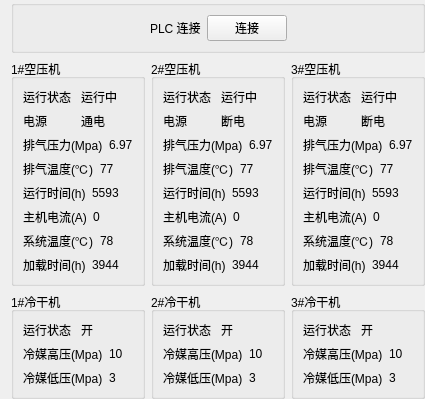
        <widget class="QWidget" name="main_p">
         <layout class="QVBoxLayout" name="verticalLayout_9" stretch="1,5,2">
          <property name="topMargin">
           <number>0</number>
          </property>
          <property name="rightMargin">
           <number>0</number>
          </property>
          <property name="bottomMargin">
           <number>0</number>
          </property>
          <item>
           <widget class="QGroupBox" name="groupBox_25">
            <property name="title">
             <string/>
            </property>
            <layout class="QGridLayout" name="gridLayout_20">
             <item row="0" column="0">
              <layout class="QHBoxLayout" name="horizontalLayout_77">
               <item>
                <spacer name="horizontalSpacer_5">
                 <property name="orientation">
                  <enum>Qt::Horizontal</enum>
                 </property>
                 <property name="sizeHint" stdset="0">
                  <size>
                   <width>40</width>
                   <height>20</height>
                  </size>
                 </property>
                </spacer>
               </item>
               <item>
                <widget class="QLabel" name="label_38">
                 <property name="text">
                  <string>PLC 连接</string>
                 </property>
                </widget>
               </item>
               <item>
                <widget class="QPushButton" name="connectPLCBtn">
                 <property name="text">
                  <string>连接</string>
                 </property>
                </widget>
               </item>
               <item>
                <spacer name="horizontalSpacer_4">
                 <property name="orientation">
                  <enum>Qt::Horizontal</enum>
                 </property>
                 <property name="sizeHint" stdset="0">
                  <size>
                   <width>40</width>
                   <height>20</height>
                  </size>
                 </property>
                </spacer>
               </item>
              </layout>
             </item>
            </layout>
           </widget>
          </item>
          <item>
           <layout class="QHBoxLayout" name="horizontalLayout_56">
            <item>
             <widget class="QGroupBox" name="groupBox_10">
              <property name="title">
               <string>1#空压机</string>
              </property>
              <layout class="QGridLayout" name="gridLayout_11">
               <item row="7" column="0">
                <layout class="QHBoxLayout" name="horizontalLayout_41">
                 <item>
                  <widget class="QLabel" name="label_63">
                   <property name="text">
                    <string>加载时间(h)</string>
                   </property>
                  </widget>
                 </item>
                 <item>
                  <widget class="QLabel" name="uploadT1">
                   <property name="text">
                    <string>3944</string>
                   </property>
                  </widget>
                 </item>
                </layout>
               </item>
               <item row="4" column="0">
                <layout class="QHBoxLayout" name="horizontalLayout_38">
                 <item>
                  <widget class="QLabel" name="label_61">
                   <property name="text">
                    <string>运行时间(h)</string>
                   </property>
                  </widget>
                 </item>
                 <item>
                  <widget class="QLabel" name="runningT1">
                   <property name="text">
                    <string>5593</string>
                   </property>
                  </widget>
                 </item>
                </layout>
               </item>
               <item row="3" column="0">
                <layout class="QHBoxLayout" name="horizontalLayout_37">
                 <item>
                  <widget class="QLabel" name="label_59">
                   <property name="text">
                    <string>排气温度(℃)</string>
                   </property>
                  </widget>
                 </item>
                 <item>
                  <widget class="QLabel" name="ventingT1">
                   <property name="text">
                    <string>77</string>
                   </property>
                  </widget>
                 </item>
                </layout>
               </item>
               <item row="2" column="0">
                <layout class="QHBoxLayout" name="horizontalLayout_36">
                 <item>
                  <widget class="QLabel" name="label_58">
                   <property name="text">
                    <string>排气压力(Mpa)</string>
                   </property>
                  </widget>
                 </item>
                 <item>
                  <widget class="QLabel" name="ventingPressure1">
                   <property name="text">
                    <string>6.97</string>
                   </property>
                  </widget>
                 </item>
                </layout>
               </item>
               <item row="5" column="0">
                <layout class="QHBoxLayout" name="horizontalLayout_39">
                 <item>
                  <widget class="QLabel" name="label_60">
                   <property name="text">
                    <string>主机电流(A)</string>
                   </property>
                  </widget>
                 </item>
                 <item>
                  <widget class="QLabel" name="hostA1">
                   <property name="text">
                    <string>0</string>
                   </property>
                  </widget>
                 </item>
                </layout>
               </item>
               <item row="6" column="0">
                <layout class="QHBoxLayout" name="horizontalLayout_40">
                 <item>
                  <widget class="QLabel" name="label_62">
                   <property name="text">
                    <string>系统温度(℃)</string>
                   </property>
                  </widget>
                 </item>
                 <item>
                  <widget class="QLabel" name="sysT1">
                   <property name="text">
                    <string>78</string>
                   </property>
                  </widget>
                 </item>
                </layout>
               </item>
               <item row="0" column="0">
                <layout class="QHBoxLayout" name="horizontalLayout_19">
                 <item>
                  <widget class="QLabel" name="label_57">
                   <property name="text">
                    <string>运行状态</string>
                   </property>
                  </widget>
                 </item>
                 <item>
                  <widget class="QLabel" name="runningState1">
                   <property name="text">
                    <string>运行中</string>
                   </property>
                  </widget>
                 </item>
                </layout>
               </item>
               <item row="1" column="0">
                <layout class="QHBoxLayout" name="horizontalLayout_67">
                 <item>
                  <widget class="QLabel" name="label_23">
                   <property name="text">
                    <string>电源</string>
                   </property>
                  </widget>
                 </item>
                 <item>
                  <widget class="QLabel" name="powerStatus1">
                   <property name="text">
                    <string>通电</string>
                   </property>
                  </widget>
                 </item>
                </layout>
               </item>
              </layout>
             </widget>
            </item>
            <item>
             <widget class="QGroupBox" name="groupBox_11">
              <property name="title">
               <string>2#空压机</string>
              </property>
              <layout class="QGridLayout" name="gridLayout_12">
               <item row="0" column="0">
                <layout class="QHBoxLayout" name="horizontalLayout_42">
                 <item>
                  <widget class="QLabel" name="label_71">
                   <property name="text">
                    <string>运行状态</string>
                   </property>
                  </widget>
                 </item>
                 <item>
                  <widget class="QLabel" name="runningState2">
                   <property name="text">
                    <string>运行中</string>
                   </property>
                  </widget>
                 </item>
                </layout>
               </item>
               <item row="2" column="0">
                <layout class="QHBoxLayout" name="horizontalLayout_43">
                 <item>
                  <widget class="QLabel" name="label_73">
                   <property name="text">
                    <string>排气压力(Mpa)</string>
                   </property>
                  </widget>
                 </item>
                 <item>
                  <widget class="QLabel" name="ventingPressure2">
                   <property name="text">
                    <string>6.97</string>
                   </property>
                  </widget>
                 </item>
                </layout>
               </item>
               <item row="6" column="0">
                <layout class="QHBoxLayout" name="horizontalLayout_47">
                 <item>
                  <widget class="QLabel" name="label_81">
                   <property name="text">
                    <string>系统温度(℃)</string>
                   </property>
                  </widget>
                 </item>
                 <item>
                  <widget class="QLabel" name="sysT2">
                   <property name="text">
                    <string>78</string>
                   </property>
                  </widget>
                 </item>
                </layout>
               </item>
               <item row="7" column="0">
                <layout class="QHBoxLayout" name="horizontalLayout_48">
                 <item>
                  <widget class="QLabel" name="label_83">
                   <property name="text">
                    <string>加载时间(h)</string>
                   </property>
                  </widget>
                 </item>
                 <item>
                  <widget class="QLabel" name="uploadT2">
                   <property name="text">
                    <string>3944</string>
                   </property>
                  </widget>
                 </item>
                </layout>
               </item>
               <item row="3" column="0">
                <layout class="QHBoxLayout" name="horizontalLayout_44">
                 <item>
                  <widget class="QLabel" name="label_75">
                   <property name="text">
                    <string>排气温度(℃)</string>
                   </property>
                  </widget>
                 </item>
                 <item>
                  <widget class="QLabel" name="ventingT2">
                   <property name="text">
                    <string>77</string>
                   </property>
                  </widget>
                 </item>
                </layout>
               </item>
               <item row="4" column="0">
                <layout class="QHBoxLayout" name="horizontalLayout_45">
                 <item>
                  <widget class="QLabel" name="label_77">
                   <property name="text">
                    <string>运行时间(h)</string>
                   </property>
                  </widget>
                 </item>
                 <item>
                  <widget class="QLabel" name="runningT2">
                   <property name="text">
                    <string>5593</string>
                   </property>
                  </widget>
                 </item>
                </layout>
               </item>
               <item row="5" column="0">
                <layout class="QHBoxLayout" name="horizontalLayout_46">
                 <item>
                  <widget class="QLabel" name="label_79">
                   <property name="text">
                    <string>主机电流(A)</string>
                   </property>
                  </widget>
                 </item>
                 <item>
                  <widget class="QLabel" name="hostA2">
                   <property name="text">
                    <string>0</string>
                   </property>
                  </widget>
                 </item>
                </layout>
               </item>
               <item row="1" column="0">
                <layout class="QHBoxLayout" name="horizontalLayout_68">
                 <item>
                  <widget class="QLabel" name="label_21">
                   <property name="text">
                    <string>电源</string>
                   </property>
                  </widget>
                 </item>
                 <item>
                  <widget class="QLabel" name="powerStatus2">
                   <property name="text">
                    <string>断电</string>
                   </property>
                  </widget>
                 </item>
                </layout>
               </item>
              </layout>
             </widget>
            </item>
            <item>
             <widget class="QGroupBox" name="groupBox_12">
              <property name="title">
               <string>3#空压机</string>
              </property>
              <layout class="QGridLayout" name="gridLayout_13">
               <item row="6" column="0">
                <layout class="QHBoxLayout" name="horizontalLayout_54">
                 <item>
                  <widget class="QLabel" name="label_95">
                   <property name="text">
                    <string>系统温度(℃)</string>
                   </property>
                  </widget>
                 </item>
                 <item>
                  <widget class="QLabel" name="sysT3">
                   <property name="text">
                    <string>78</string>
                   </property>
                  </widget>
                 </item>
                </layout>
               </item>
               <item row="7" column="0">
                <layout class="QHBoxLayout" name="horizontalLayout_55">
                 <item>
                  <widget class="QLabel" name="label_97">
                   <property name="text">
                    <string>加载时间(h)</string>
                   </property>
                  </widget>
                 </item>
                 <item>
                  <widget class="QLabel" name="uploadT3">
                   <property name="text">
                    <string>3944</string>
                   </property>
                  </widget>
                 </item>
                </layout>
               </item>
               <item row="5" column="0">
                <layout class="QHBoxLayout" name="horizontalLayout_53">
                 <item>
                  <widget class="QLabel" name="label_93">
                   <property name="text">
                    <string>主机电流(A)</string>
                   </property>
                  </widget>
                 </item>
                 <item>
                  <widget class="QLabel" name="hostA3">
                   <property name="text">
                    <string>0</string>
                   </property>
                  </widget>
                 </item>
                </layout>
               </item>
               <item row="0" column="0">
                <layout class="QHBoxLayout" name="horizontalLayout_49">
                 <item>
                  <widget class="QLabel" name="label_85">
                   <property name="text">
                    <string>运行状态</string>
                   </property>
                  </widget>
                 </item>
                 <item>
                  <widget class="QLabel" name="runningState3">
                   <property name="text">
                    <string>运行中</string>
                   </property>
                  </widget>
                 </item>
                </layout>
               </item>
               <item row="4" column="0">
                <layout class="QHBoxLayout" name="horizontalLayout_52">
                 <item>
                  <widget class="QLabel" name="label_91">
                   <property name="text">
                    <string>运行时间(h)</string>
                   </property>
                  </widget>
                 </item>
                 <item>
                  <widget class="QLabel" name="runningT3">
                   <property name="text">
                    <string>5593</string>
                   </property>
                  </widget>
                 </item>
                </layout>
               </item>
               <item row="2" column="0">
                <layout class="QHBoxLayout" name="horizontalLayout_50">
                 <item>
                  <widget class="QLabel" name="label_87">
                   <property name="text">
                    <string>排气压力(Mpa)</string>
                   </property>
                  </widget>
                 </item>
                 <item>
                  <widget class="QLabel" name="ventingPressure3">
                   <property name="text">
                    <string>6.97</string>
                   </property>
                  </widget>
                 </item>
                </layout>
               </item>
               <item row="3" column="0">
                <layout class="QHBoxLayout" name="horizontalLayout_51">
                 <item>
                  <widget class="QLabel" name="label_89">
                   <property name="text">
                    <string>排气温度(℃)</string>
                   </property>
                  </widget>
                 </item>
                 <item>
                  <widget class="QLabel" name="ventingT3">
                   <property name="text">
                    <string>77</string>
                   </property>
                  </widget>
                 </item>
                </layout>
               </item>
               <item row="1" column="0">
                <layout class="QHBoxLayout" name="horizontalLayout_69">
                 <item>
                  <widget class="QLabel" name="label_36">
                   <property name="text">
                    <string>电源</string>
                   </property>
                  </widget>
                 </item>
                 <item>
                  <widget class="QLabel" name="powerStatus3">
                   <property name="text">
                    <string>断电</string>
                   </property>
                  </widget>
                 </item>
                </layout>
               </item>
              </layout>
             </widget>
            </item>
           </layout>
          </item>
          <item>
           <layout class="QHBoxLayout" name="horizontalLayout_20">
            <item>
             <widget class="QGroupBox" name="groupBox_13">
              <property name="title">
               <string>1#冷干机</string>
              </property>
              <layout class="QGridLayout" name="gridLayout_14">
               <item row="0" column="0">
                <layout class="QHBoxLayout" name="horizontalLayout_57">
                 <item>
                  <widget class="QLabel" name="label_99">
                   <property name="text">
                    <string>运行状态</string>
                   </property>
                  </widget>
                 </item>
                 <item>
                  <widget class="QLabel" name="valveState1">
                   <property name="text">
                    <string>开</string>
                   </property>
                  </widget>
                 </item>
                </layout>
               </item>
               <item row="1" column="0">
                <layout class="QHBoxLayout" name="horizontalLayout_58">
                 <item>
                  <widget class="QLabel" name="label_101">
                   <property name="text">
                    <string>冷媒高压(Mpa)</string>
                   </property>
                  </widget>
                 </item>
                 <item>
                  <widget class="QLabel" name="refrigerantH1">
                   <property name="text">
                    <string>10</string>
                   </property>
                  </widget>
                 </item>
                </layout>
               </item>
               <item row="2" column="0">
                <layout class="QHBoxLayout" name="horizontalLayout_59">
                 <item>
                  <widget class="QLabel" name="label_103">
                   <property name="text">
                    <string>冷媒低压(Mpa)</string>
                   </property>
                  </widget>
                 </item>
                 <item>
                  <widget class="QLabel" name="refrigerantL1">
                   <property name="text">
                    <string>3</string>
                   </property>
                  </widget>
                 </item>
                </layout>
               </item>
              </layout>
             </widget>
            </item>
            <item>
             <widget class="QGroupBox" name="groupBox_14">
              <property name="title">
               <string>2#冷干机</string>
              </property>
              <layout class="QGridLayout" name="gridLayout_15">
               <item row="0" column="0">
                <layout class="QHBoxLayout" name="horizontalLayout_60">
                 <item>
                  <widget class="QLabel" name="label_105">
                   <property name="text">
                    <string>运行状态</string>
                   </property>
                  </widget>
                 </item>
                 <item>
                  <widget class="QLabel" name="valveState2">
                   <property name="text">
                    <string>开</string>
                   </property>
                  </widget>
                 </item>
                </layout>
               </item>
               <item row="1" column="0">
                <layout class="QHBoxLayout" name="horizontalLayout_61">
                 <item>
                  <widget class="QLabel" name="label_107">
                   <property name="text">
                    <string>冷媒高压(Mpa)</string>
                   </property>
                  </widget>
                 </item>
                 <item>
                  <widget class="QLabel" name="refrigerantH2">
                   <property name="text">
                    <string>10</string>
                   </property>
                  </widget>
                 </item>
                </layout>
               </item>
               <item row="2" column="0">
                <layout class="QHBoxLayout" name="horizontalLayout_62">
                 <item>
                  <widget class="QLabel" name="label_109">
                   <property name="text">
                    <string>冷媒低压(Mpa)</string>
                   </property>
                  </widget>
                 </item>
                 <item>
                  <widget class="QLabel" name="refrigerantL2">
                   <property name="text">
                    <string>3</string>
                   </property>
                  </widget>
                 </item>
                </layout>
               </item>
              </layout>
             </widget>
            </item>
            <item>
             <widget class="QGroupBox" name="groupBox_15">
              <property name="title">
               <string>3#冷干机</string>
              </property>
              <layout class="QGridLayout" name="gridLayout_16">
               <item row="0" column="0">
                <layout class="QHBoxLayout" name="horizontalLayout_63">
                 <item>
                  <widget class="QLabel" name="label_111">
                   <property name="text">
                    <string>运行状态</string>
                   </property>
                  </widget>
                 </item>
                 <item>
                  <widget class="QLabel" name="valveState3">
                   <property name="text">
                    <string>开</string>
                   </property>
                  </widget>
                 </item>
                </layout>
               </item>
               <item row="1" column="0">
                <layout class="QHBoxLayout" name="horizontalLayout_64">
                 <item>
                  <widget class="QLabel" name="label_113">
                   <property name="text">
                    <string>冷媒高压(Mpa)</string>
                   </property>
                  </widget>
                 </item>
                 <item>
                  <widget class="QLabel" name="refrigerantH3">
                   <property name="text">
                    <string>10</string>
                   </property>
                  </widget>
                 </item>
                </layout>
               </item>
               <item row="2" column="0">
                <layout class="QHBoxLayout" name="horizontalLayout_65">
                 <item>
                  <widget class="QLabel" name="label_115">
                   <property name="text">
                    <string>冷媒低压(Mpa)</string>
                   </property>
                  </widget>
                 </item>
                 <item>
                  <widget class="QLabel" name="refrigerantL3">
                   <property name="text">
                    <string>3</string>
                   </property>
                  </widget>
                 </item>
                </layout>
               </item>
              </layout>
             </widget>
            </item>
           </layout>
          </item>
         </layout>
        </widget>
